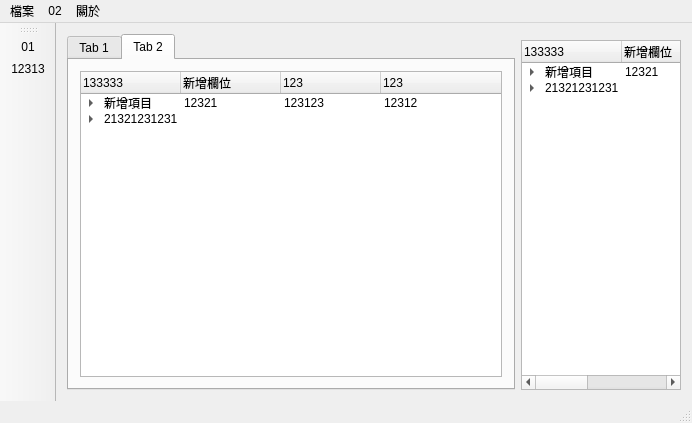
<?xml version="1.0" encoding="UTF-8"?>
<ui version="4.0">
 <class>MainWindow</class>
 <widget class="QMainWindow" name="MainWindow">
  <property name="geometry">
   <rect>
    <x>0</x>
    <y>0</y>
    <width>692</width>
    <height>423</height>
   </rect>
  </property>
  <property name="windowTitle">
   <string>MainWindow</string>
  </property>
  <widget class="QWidget" name="centralWidget">
   <layout class="QGridLayout" name="gridLayout_3">
    <item row="1" column="0" rowspan="2">
     <widget class="QTabWidget" name="tabWidget">
      <property name="focusPolicy">
       <enum>Qt::TabFocus</enum>
      </property>
      <property name="contextMenuPolicy">
       <enum>Qt::NoContextMenu</enum>
      </property>
      <property name="tabPosition">
       <enum>QTabWidget::North</enum>
      </property>
      <property name="tabShape">
       <enum>QTabWidget::Rounded</enum>
      </property>
      <property name="currentIndex">
       <number>1</number>
      </property>
      <property name="elideMode">
       <enum>Qt::ElideNone</enum>
      </property>
      <widget class="QWidget" name="tab">
       <attribute name="title">
        <string>Tab 1</string>
       </attribute>
       <layout class="QGridLayout" name="gridLayout">
        <item row="1" column="0">
         <widget class="QTextEdit" name="textEdit">
          <property name="html">
           <string>&lt;!DOCTYPE HTML PUBLIC &quot;-//W3C//DTD HTML 4.0//EN&quot; &quot;http://www.w3.org/TR/REC-html40/strict.dtd&quot;&gt;
&lt;html&gt;&lt;head&gt;&lt;meta name=&quot;qrichtext&quot; content=&quot;1&quot; /&gt;&lt;style type=&quot;text/css&quot;&gt;
p, li { white-space: pre-wrap; }
&lt;/style&gt;&lt;/head&gt;&lt;body style=&quot; font-family:'PMingLiU'; font-size:9pt; font-weight:400; font-style:normal;&quot;&gt;
&lt;p style=&quot; margin-top:0px; margin-bottom:0px; margin-left:0px; margin-right:0px; -qt-block-indent:0; text-indent:0px;&quot;&gt;e wfewfwefwefwefwefefeeeweww&lt;/p&gt;&lt;/body&gt;&lt;/html&gt;</string>
          </property>
         </widget>
        </item>
        <item row="0" column="0">
         <widget class="QTextEdit" name="textEdit_2">
          <property name="html">
           <string>&lt;!DOCTYPE HTML PUBLIC &quot;-//W3C//DTD HTML 4.0//EN&quot; &quot;http://www.w3.org/TR/REC-html40/strict.dtd&quot;&gt;
&lt;html&gt;&lt;head&gt;&lt;meta name=&quot;qrichtext&quot; content=&quot;1&quot; /&gt;&lt;style type=&quot;text/css&quot;&gt;
p, li { white-space: pre-wrap; }
&lt;/style&gt;&lt;/head&gt;&lt;body style=&quot; font-family:'PMingLiU'; font-size:9pt; font-weight:400; font-style:normal;&quot;&gt;
&lt;p style=&quot; margin-top:0px; margin-bottom:0px; margin-left:0px; margin-right:0px; -qt-block-indent:0; text-indent:0px;&quot;&gt;1234568798&lt;/p&gt;&lt;/body&gt;&lt;/html&gt;</string>
          </property>
         </widget>
        </item>
        <item row="3" column="1">
         <widget class="QPushButton" name="pushButton_2">
          <property name="text">
           <string>PushButton</string>
          </property>
         </widget>
        </item>
        <item row="1" column="1">
         <widget class="QTextEdit" name="textEdit_3">
          <property name="html">
           <string>&lt;!DOCTYPE HTML PUBLIC &quot;-//W3C//DTD HTML 4.0//EN&quot; &quot;http://www.w3.org/TR/REC-html40/strict.dtd&quot;&gt;
&lt;html&gt;&lt;head&gt;&lt;meta name=&quot;qrichtext&quot; content=&quot;1&quot; /&gt;&lt;style type=&quot;text/css&quot;&gt;
p, li { white-space: pre-wrap; }
&lt;/style&gt;&lt;/head&gt;&lt;body style=&quot; font-family:'PMingLiU'; font-size:9pt; font-weight:400; font-style:normal;&quot;&gt;
&lt;p style=&quot; margin-top:0px; margin-bottom:0px; margin-left:0px; margin-right:0px; -qt-block-indent:0; text-indent:0px;&quot;&gt;1234568798&lt;/p&gt;&lt;/body&gt;&lt;/html&gt;</string>
          </property>
         </widget>
        </item>
        <item row="3" column="0">
         <widget class="QRadioButton" name="radioButton">
          <property name="text">
           <string>RadioButton</string>
          </property>
         </widget>
        </item>
        <item row="2" column="1">
         <widget class="QPushButton" name="pushButton">
          <property name="text">
           <string>PushButton</string>
          </property>
         </widget>
        </item>
        <item row="0" column="1">
         <widget class="QTextBrowser" name="textBrowser">
          <property name="html">
           <string>&lt;!DOCTYPE HTML PUBLIC &quot;-//W3C//DTD HTML 4.0//EN&quot; &quot;http://www.w3.org/TR/REC-html40/strict.dtd&quot;&gt;
&lt;html&gt;&lt;head&gt;&lt;meta name=&quot;qrichtext&quot; content=&quot;1&quot; /&gt;&lt;style type=&quot;text/css&quot;&gt;
p, li { white-space: pre-wrap; }
&lt;/style&gt;&lt;/head&gt;&lt;body style=&quot; font-family:'PMingLiU'; font-size:9pt; font-weight:400; font-style:normal;&quot;&gt;
&lt;p style=&quot; margin-top:0px; margin-bottom:0px; margin-left:0px; margin-right:0px; -qt-block-indent:0; text-indent:0px;&quot;&gt;123456789&lt;/p&gt;&lt;/body&gt;&lt;/html&gt;</string>
          </property>
         </widget>
        </item>
        <item row="2" column="0">
         <widget class="QLabel" name="label">
          <property name="text">
           <string>TextLabel</string>
          </property>
         </widget>
        </item>
       </layout>
      </widget>
      <widget class="QWidget" name="tab_2">
       <attribute name="title">
        <string>Tab 2</string>
       </attribute>
       <layout class="QGridLayout" name="gridLayout_4">
        <item row="0" column="0">
         <widget class="QTreeWidget" name="treeWidget_2">
          <column>
           <property name="text">
            <string>133333</string>
           </property>
          </column>
          <column>
           <property name="text">
            <string>新增欄位</string>
           </property>
          </column>
          <column>
           <property name="text">
            <string>123</string>
           </property>
          </column>
          <column>
           <property name="text">
            <string>123</string>
           </property>
          </column>
          <item>
           <property name="text">
            <string>新增項目</string>
           </property>
           <property name="toolTip">
            <string/>
           </property>
           <property name="text">
            <string>12321</string>
           </property>
           <property name="text">
            <string>123123</string>
           </property>
           <property name="text">
            <string>12312</string>
           </property>
           <property name="flags">
            <set>ItemIsSelectable|ItemIsEditable|ItemIsDragEnabled|ItemIsDropEnabled|ItemIsUserCheckable|ItemIsEnabled|ItemIsTristate</set>
           </property>
           <item>
            <property name="text">
             <string>12321</string>
            </property>
            <property name="checkState">
             <enum>Checked</enum>
            </property>
            <property name="text">
             <string>2133</string>
            </property>
            <property name="text">
             <string>213213</string>
            </property>
            <property name="text">
             <string>2132</string>
            </property>
            <item>
             <property name="text">
              <string>123122222</string>
             </property>
             <property name="checkState">
              <enum>Checked</enum>
             </property>
             <property name="text">
              <string>21332</string>
             </property>
             <property name="text">
              <string>213</string>
             </property>
             <property name="text">
              <string>213123</string>
             </property>
            </item>
            <item>
             <property name="text">
              <string>1232121321</string>
             </property>
             <property name="checkState">
              <enum>Checked</enum>
             </property>
             <property name="text">
              <string>21323</string>
             </property>
             <property name="text">
              <string>21321</string>
             </property>
             <property name="text">
              <string>2132</string>
             </property>
            </item>
           </item>
           <item>
            <property name="text">
             <string>123</string>
            </property>
            <property name="text">
             <string>12312</string>
            </property>
            <property name="text">
             <string>213213</string>
            </property>
            <property name="text">
             <string>213</string>
            </property>
            <item>
             <property name="text">
              <string>2131232321</string>
             </property>
             <property name="text">
              <string>1231231</string>
             </property>
             <property name="text">
              <string>2132</string>
             </property>
             <property name="text">
              <string>123123</string>
             </property>
            </item>
            <item>
             <property name="text">
              <string>12321321</string>
             </property>
             <property name="text">
              <string>213213</string>
             </property>
             <property name="text">
              <string>213</string>
             </property>
             <property name="text">
              <string>21323</string>
             </property>
            </item>
           </item>
          </item>
          <item>
           <property name="text">
            <string>21321231231</string>
           </property>
           <item>
            <property name="text">
             <string>新增子項目</string>
            </property>
           </item>
          </item>
         </widget>
        </item>
       </layout>
      </widget>
     </widget>
    </item>
    <item row="2" column="1">
     <widget class="QTreeWidget" name="treeWidget">
      <column>
       <property name="text">
        <string>133333</string>
       </property>
      </column>
      <column>
       <property name="text">
        <string>新增欄位</string>
       </property>
      </column>
      <column>
       <property name="text">
        <string>123</string>
       </property>
      </column>
      <column>
       <property name="text">
        <string>123</string>
       </property>
      </column>
      <item>
       <property name="text">
        <string>新增項目</string>
       </property>
       <property name="text">
        <string>12321</string>
       </property>
       <property name="text">
        <string>123123</string>
       </property>
       <property name="text">
        <string>12312</string>
       </property>
       <property name="flags">
        <set>ItemIsSelectable|ItemIsEditable|ItemIsDragEnabled|ItemIsDropEnabled|ItemIsUserCheckable|ItemIsEnabled|ItemIsTristate</set>
       </property>
       <item>
        <property name="text">
         <string>12321</string>
        </property>
        <property name="text">
         <string>2133</string>
        </property>
        <property name="text">
         <string>213213</string>
        </property>
        <property name="text">
         <string>2132</string>
        </property>
        <item>
         <property name="text">
          <string>123122222</string>
         </property>
         <property name="text">
          <string>21332</string>
         </property>
         <property name="text">
          <string>213</string>
         </property>
         <property name="text">
          <string>213123</string>
         </property>
        </item>
        <item>
         <property name="text">
          <string>1232121321</string>
         </property>
         <property name="text">
          <string>21323</string>
         </property>
         <property name="text">
          <string>21321</string>
         </property>
         <property name="text">
          <string>2132</string>
         </property>
        </item>
       </item>
       <item>
        <property name="text">
         <string>123</string>
        </property>
        <property name="text">
         <string>12312</string>
        </property>
        <property name="text">
         <string>213213</string>
        </property>
        <property name="text">
         <string>213</string>
        </property>
        <item>
         <property name="text">
          <string>2131232321</string>
         </property>
         <property name="text">
          <string>1231231</string>
         </property>
         <property name="text">
          <string>2132</string>
         </property>
         <property name="text">
          <string>123123</string>
         </property>
        </item>
        <item>
         <property name="text">
          <string>12321321</string>
         </property>
         <property name="text">
          <string>213213</string>
         </property>
         <property name="text">
          <string>213</string>
         </property>
         <property name="text">
          <string>21323</string>
         </property>
        </item>
       </item>
      </item>
      <item>
       <property name="text">
        <string>21321231231</string>
       </property>
       <item>
        <property name="text">
         <string>新增子項目</string>
        </property>
       </item>
      </item>
     </widget>
    </item>
   </layout>
  </widget>
  <widget class="QMenuBar" name="menuBar">
   <property name="geometry">
    <rect>
     <x>0</x>
     <y>0</y>
     <width>692</width>
     <height>21</height>
    </rect>
   </property>
   <widget class="QMenu" name="menu">
    <property name="tearOffEnabled">
     <bool>false</bool>
    </property>
    <property name="title">
     <string>檔案</string>
    </property>
    <addaction name="action"/>
    <addaction name="actionQwdq"/>
   </widget>
   <widget class="QMenu" name="menu02">
    <property name="title">
     <string>02</string>
    </property>
   </widget>
   <widget class="QMenu" name="menu_2">
    <property name="title">
     <string>關於</string>
    </property>
   </widget>
   <addaction name="menu"/>
   <addaction name="menu02"/>
   <addaction name="menu_2"/>
  </widget>
  <widget class="QToolBar" name="mainToolBar">
   <attribute name="toolBarArea">
    <enum>LeftToolBarArea</enum>
   </attribute>
   <attribute name="toolBarBreak">
    <bool>false</bool>
   </attribute>
   <addaction name="action01"/>
   <addaction name="action12313"/>
  </widget>
  <widget class="QStatusBar" name="statusBar"/>
  <action name="action01">
   <property name="text">
    <string>01</string>
   </property>
  </action>
  <action name="action">
   <property name="text">
    <string>01</string>
   </property>
  </action>
  <action name="action12313">
   <property name="text">
    <string>12313</string>
   </property>
  </action>
  <action name="actionQwdq">
   <property name="text">
    <string>qwdq</string>
   </property>
  </action>
 </widget>
 <layoutdefault spacing="6" margin="11"/>
 <resources/>
 <connections/>
</ui>
